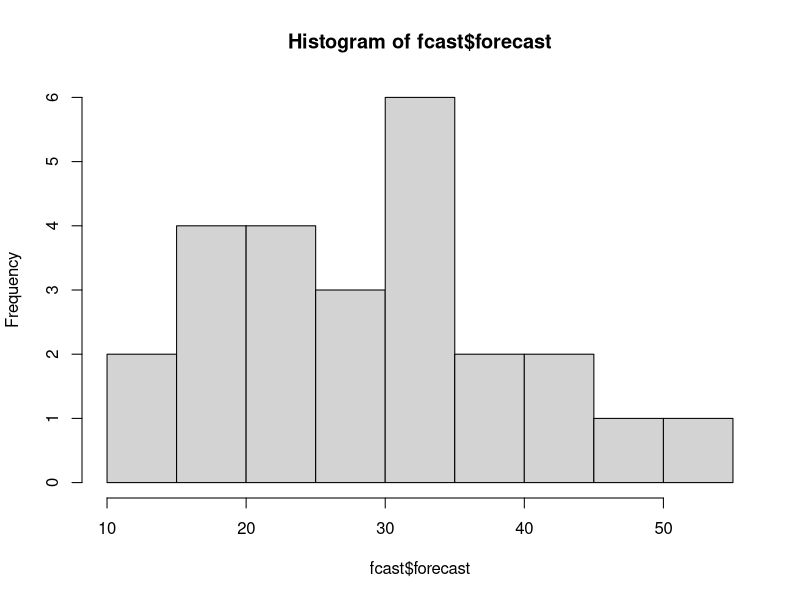
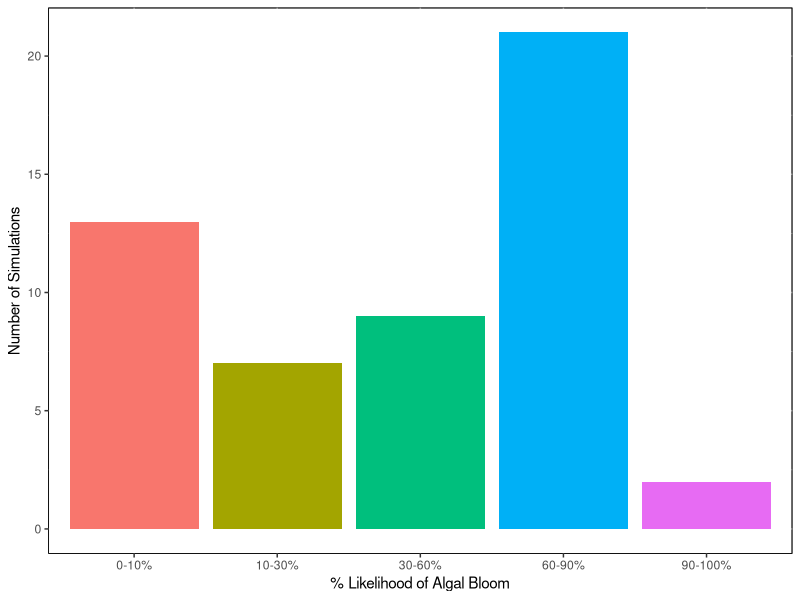
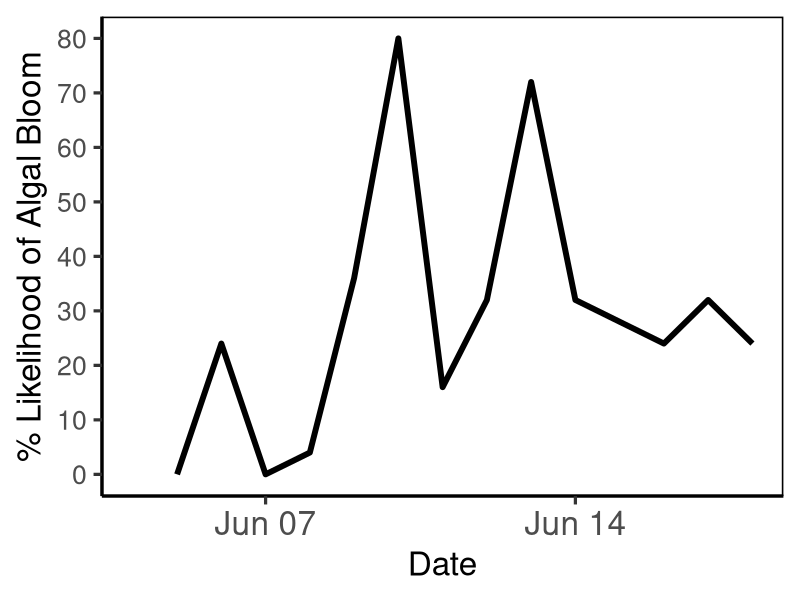

Reproduce these figures in R, in order. (Note: this script raises an error after producing the figures.)
library(tidyverse)

fcast <- read.csv("data/wq_forecasts/forecast_day2.csv")
fcast$date <- as.Date(fcast$date)

# metric forecast output, figure, bar graph
data <- data.frame(
  group=c('0-10%', '10-30%', '30-60%', '60-90%', '90-100%'),
  value=c(13,7,9,21,2)
)
# visualizing just the last horizon of the forecast
fcast <- fcast[15,]
fcast <- fcast %>% select(date, ens_1:ens_25) %>% 
  gather(key = ensemble, value = forecast, ens_1:ens_25)

# calculate percent of ensembles within certaint groups
hist(fcast$forecast)
# low, medium, high
# 

ggplot(data = data, aes(group, value, fill = group)) +
  geom_bar(stat = 'identity') +
#  labs(title = input$figure_title, caption = input$figure_caption) +
  ylab('Number of Simulations') +
  xlab('% Likelihood of Algal Bloom') +
  theme(legend.position = 'none',
        panel.background = element_rect(fill = NA, color = 'black'),
        panel.border = element_rect(color = 'black', fill = NA),
        plot.title = element_text(size = 25, hjust = 0.5),
        plot.caption = element_text(size = 15, hjust = 0))

# metric forecast output, figure, time series
#fcast <- read.csv("C:/Users/wwoel/Desktop/Project-EDDIE-shiny/module8/data/wq_forecasts/forecast_day2.csv")
fcast <- read.csv("data/wq_forecasts/forecast_day2.csv")
fcast$date <- as.Date(fcast$date)

fcast$percent_over_35 <- NA

for (i in 2:nrow(fcast)) {
number <-   length(which(fcast[i,6:30] > 35))
  fcast$percent_over_35[i] <- number/25*100
}

ggplot()+
  geom_line(data = fcast, aes(date, percent_over_35), size = 2) +
  scale_y_continuous(breaks = seq(0, 100, 10))+
  ylab("% Likelihood of Algal Bloom") +
  xlab("Date") +
  #  labs(title = paste0("Time Series leading up to June 18 Forecast \n", input$figure_title), caption = input$figure_caption) +
  theme_classic(base_size = 24) +
  theme(panel.border = element_rect(fill = NA, colour = "black"), 
        axis.text.x = element_text(size = 24),
        legend.position = 'none')


# raw forecast output, figure, bar graph (histogram)
# visualizing just the last horizon of the forecast
#fcast <- read.csv("C:/Users/wwoel/Desktop/Project-EDDIE-shiny/module8/data/wq_forecasts/forecast_day2.csv")
fcast$date <- as.Date(fcast$date)
fcast[,2:30] <- round(fcast[,2:30], digits = 2)
fcast <- fcast[,-c(31, 32, 33)]

# test stat calcs
summary(fcast[3,])
rowMeans(fcast[3,])
fcast_stats <- fcast[fcast$date == as.Date('2021-06-08'), ]
fcast_stats <- fcast_stats[,-1]
out_stat <- rowMeans(fcast_stats)
fcast_stats <- as.matrix(fcast_stats)
out_stat <- rowMins(fcast_stats)



# raw forecast output, figure, bar graph (histogram)
# visualizing just the last horizon of the forecast
fcast <- fcast[15,]
fcast <- fcast %>% select(date, ens_1:ens_25) %>% 
  gather(key = ensemble, value = forecast, ens_1:ens_25)

info <- hist(fcast$forecast)

data <- data.frame(
  breaks = info$breaks[1:length(info$breaks)-1],
  counts = as.vector(info$counts)
)
data$breaks <- as.factor(data$breaks)

ggplot(data = data, aes(breaks, counts, fill = breaks)) +
  geom_bar(stat = 'identity') +
  scale_fill_brewer(palette = 'Dark2', name = 'Frequency of Predicted Chl Concentration', 
                    label = c('0-15', '15-20', '20-25', '25-30', '30-35', '35-40', '40-45', '45-50')) +
  ylab('Number of Ensembles') +
  xlab('Predicted Algal Concentration (ug/L)') +
  #labs(title = paste0("June 18 Forecast \n", input$figure_title), caption = input$figure_caption) +
  theme(
        panel.background = element_rect(fill = NA, color = 'black'),
        panel.border = element_rect(color = 'black', fill = NA),
        plot.title = element_text(size = 25, hjust = 0.5),
        plot.caption = element_text(size = 15, hjust = 0))

# raw forecast output, figure, pie chart
data$counts <- as.factor(data$counts)
data$breaks <- as.factor(data$breaks)
ggplot(data, aes(x="", y=counts, fill=breaks)) +
  scale_fill_brewer(palette = 'YlOrBr', name = 'Bins of Predicted Chla (ug/L)') +
  geom_bar(stat="identity", width=1) +
  coord_polar("y", start=0) +
#  labs(title = input$figure_title, caption = input$figure_caption) +
  theme_void() # remove background, grid, numeric labels


# raw forecast output, number
fcast <- read.csv("data/wq_forecasts/forecast_day2.csv")
fcast$date <- as.Date(fcast$date)
fcast <- fcast[15,]

ggplot(data = fcast, aes(x = date, y = mean)) +
  geom_label(aes(label = paste0("The forecasted \n algal concentration is \n ", round(mean, 1), ' +/-', round(min, 1), ' ug/L'), x =date+ 0.5), size = 12) +
#  labs(title = input$figure_title, caption = input$figure_caption) +
  theme(legend.position = 'none',
        panel.background = element_rect(fill = NA, color = 'black'),
        panel.border = element_rect(color = 'black', fill = NA),
        axis.text = element_blank(),
        axis.title = element_blank(),
        axis.ticks = element_blank(),
        plot.title = element_text(size = 25, hjust = 0.5),
        plot.caption = element_text(size = 15, hjust = 0))

# raw forecast output, figure, time series
data <- read.csv("data/wq_forecasts/mock_chl_obs.csv")
data$date <- as.Date(data$date)
fcast <- read.csv("data/wq_forecasts/forecast_day2.csv")
fcast$date <- as.Date(fcast$date)

# confidence intervals
ggplot()+
  geom_line(data = fcast, aes(date, mean)) +
  scale_y_continuous(breaks = seq(0, 100, 10))+
  xlim(min(fcast$date)-7, max(fcast$date)) +
  geom_point(data = data[data$date<=min(fcast$date),], aes(date, obs_chl_ugl, color = cb_cols[2]), size = 4) +
  geom_ribbon(data = fcast, aes(date, ymin = min, ymax = max), fill = cb_cols[2], alpha = 0.3) +
  geom_vline(xintercept = as.Date(min(fcast$date)), linetype = "dashed") +
  geom_vline(xintercept = as.Date(date_of_event), color = 'grey44', size = 2) +
  #geom_label(data = day14, aes(Past, y, label = 'Past'), size = 12) +
  ylab("Chlorophyll-a (ug/L)") +
  xlab("Date") +
#  labs(title = paste0("Time Series leading up to June 18 Forecast \n", input$figure_title), caption = input$figure_caption) +
  theme_classic(base_size = 24) +
  theme(panel.border = element_rect(fill = NA, colour = "black"), 
        axis.text.x = element_text(size = 24),
        legend.position = 'none')

# ensemble lines


conditionalPanel("input.metric_raw=='raw forecast output' && input.raw_comm_type=='figure' && input.raw_plot_options=='time series",
                 radioButtons('ts_line_type', 'Select how you want to visualize the forecast ensembles',
                              choices = c('Line', 'Distribution')))
fcast <- read.csv("data/wq_forecasts/forecast_day2.csv")
fcast$date <- as.Date(fcast$date)
fcast <- fcast %>% select(-Past, - Future, -y)
fcast <- fcast %>% select(date, ens_1:ens_25) %>% 
  gather(key = ensemble, value = forecast, ens_1:ens_25, -date)

raw_fig_ts_ens <- ggplot()+
  geom_line(data = fcast, aes(date, forecast, group = ensemble)) +
  scale_y_continuous(breaks = seq(0, 100, 10))+
  xlim(min(fcast$date)-7, max(fcast$date)) +
  geom_point(data = data[data$date<=min(fcast$date),], aes(date, obs_chl_ugl, color = cb_cols[2]), size = 4) +
  geom_vline(xintercept = as.Date(min(fcast$date)), linetype = "dashed") +
  geom_vline(xintercept = as.Date(date_of_event), color = 'grey44', size = 2) +
  #geom_label(data = day14, aes(Past, y, label = 'Past'), size = 12) +
  ylab("Chlorophyll-a (ug/L)") +
  xlab("Date") +
  #  labs(title = paste0("Time Series leading up to June 18 Forecast \n", input$figure_title), caption = input$figure_caption) +
  theme_classic(base_size = 24) +
  theme(panel.border = element_rect(fill = NA, colour = "black"), 
        axis.text.x = element_text(size = 24),
        legend.position = 'none')

# work on legend for decision figures
#fcast <- read.csv("C:/Users/wwoel/Desktop/Project-EDDIE-shiny/module8/data/wq_forecasts/forecast_day2.csv")
fcast$date <- as.Date(fcast$date)
fcast[,2:30] <- round(fcast[,2:30], digits = 2)
fcast <- fcast[,-c(31, 32, 33)]

#data <- read.csv("C:/Users/wwoel/Desktop/Project-EDDIE-shiny/module8/data/wq_forecasts/mock_chl_obs.csv")
data$date <- as.Date(data$date)

ggplot()+
  geom_line(data = fcast, aes(date, mean)) +
  scale_y_continuous(breaks = seq(0, 100, 10))+
  xlim(min(fcast$date)-7, max(fcast$date)) +
  geom_point(data = data[data$date<=min(fcast$date),], aes(date, obs_chl_ugl, color = l.cols[6]), size = 4) +
  geom_vline(xintercept = as.numeric(min(fcast$date)), linetype = "dashed") +
  geom_vline(xintercept = as.numeric(date_of_event), color = 'grey44', size = 2) +
  #geom_label(data = day14, aes(Past, y, label = 'Past'), size = 12) +
  ylab("Chlorophyll-a (ug/L)") +
  xlab("Date") +
  theme_classic(base_size = 24) +
  theme(panel.border = element_rect(fill = NA, colour = "black"), 
        axis.text.x = element_text(size = 24))


# final plot of all forecasts fo decision activity
setwd("C:/Users/wwoel/Desktop/Project-EDDIE-shiny/module8/")
date_of_event <- as.Date('2021-06-06')
data <- read.csv("./data/wq_forecasts/mock_chl_obs.csv")
data$date <- as.Date(data$date)
data <- data[data$date<date_of_event,]

fcast_14 <- read.csv("./data/wq_forecasts/forecast_day14.csv")
fcast_14$date <- as.Date(fcast_14$date)
fcast_10 <- read.csv("./data/wq_forecasts/forecast_day10.csv")
fcast_10$date <- as.Date(fcast_10$date)
fcast_10 <- fcast_10[fcast_10$date<=date_of_event+2,]
fcast_7 <- read.csv("./data/wq_forecasts/forecast_day7.csv")
fcast_7$date <- as.Date(fcast_7$date)
fcast_7 <- fcast_7[fcast_7$date<=date_of_event+2,]
fcast_2 <- read.csv("./data/wq_forecasts/forecast_day2.csv")
fcast_2$date <- as.Date(fcast_2$date)
fcast_2 <- fcast_2[fcast_2$date<=date_of_event+2,]
cols <- RColorBrewer::brewer.pal(8, "Dark2")
l.cols <- RColorBrewer::brewer.pal(8, "Set2")[-c(1, 2)]

ggplot() +
  xlim(min(data$date), date_of_event + 2) +
  geom_ribbon(data = fcast_14, aes(date, ymin = min, ymax = max, fill = "14-day"), alpha = 0.8) +
  geom_line(data = fcast_14, aes(date, mean, color = "14-day mean")) + #B2DF8A
  geom_ribbon(data = fcast_10, aes(date, ymin = min, ymax = max, fill = "10-day"), alpha = 0.7) +
  geom_line(data = fcast_10, aes(date, mean,  color = "10-day mean")) + #A6CEE3
  geom_ribbon(data = fcast_7, aes(date, ymin = min, ymax = max, fill = "7-day"), alpha = 0.7) +
  geom_line(data = fcast_7, aes(date, mean, color = "7-day mean")) + # 33A02C
  geom_ribbon(data = fcast_2, aes(date, ymin = min, ymax = max, fill = "2-day"), alpha = 0.6) +
  geom_line(data = fcast_2, aes(date, mean, color = "2-day mean")) + # FB9A99
  scale_y_continuous(breaks = seq(0, 100, 10))+
  scale_color_manual(values = c("14-day mean" = cols[1], "10-day mean" = cols[5], "7-day mean" = cols[3], "2-day mean" = cols[4], "Obs" = cols[6])) +
  scale_fill_manual(values = c("14-day" = cols[1], "10-day" = cols[5], "7-day" = cols[3], "2-day" = cols[4])) +
  geom_point(data = data, aes(date, obs_chl_ugl, color = "Obs"), size = 2.5) +
  geom_vline(xintercept = as.numeric(date_of_event), color = 'grey44', size = 1.3) +
  ylab("Chlorophyll-a (ug/L)") +
  xlab("Date") +
  theme_classic(base_size = 24) +
  theme(panel.border = element_rect(fill = NA, colour = "black"), 
        axis.text.x = element_text(size = 24),
        legend.text = element_text(size = 15),
        legend.title = element_text(size = 16))

# decision plot
ggplot()+
  geom_line(data = fcast, aes(date, mean, color = "Forecast Mean")) +
  scale_y_continuous(breaks = seq(0, 100, 10))+
  xlim(min(fcast$date)-7, max(fcast$date)) +
  geom_point(data = data[data$date<=min(fcast$date),], aes(date, obs_chl_ugl, color = "Obs"), size = 4) +
  geom_vline(xintercept = as.numeric(min(fcast$date)), linetype = "dashed") +
  geom_vline(xintercept = as.numeric(date_of_event), color = 'grey44', size = 1.2) +
  #geom_label(data = day14, aes(Past, y, label = 'Past'), size = 12) +
  scale_color_manual(name = "", values = c("Obs" = l.cols[2], 'Forecast Mean' = 'black'))+
  ylab("Chlorophyll-a (ug/L)") +
  xlab("Date") +
  theme_classic(base_size = 24) +
  theme(panel.border = element_rect(fill = NA, colour = "black"), 
        axis.text.x = element_text(size = 24))


# decision with and without uncertainty
data <- data.frame(
  day = c(as.Date('2021-05-23'), as.Date('2021-05-30'), as.Date('2021-06-04')),
  choice_noUC = NA,
  choice_withUC = NA,
  binary_noUC = NA,
  binary_withUC = NA)

data$choice_noUC <- c('Decision_Day14',
                      'Decision_Day7',
                      'Decision_Day2')
data$choice_withUC <- c('Decision_Day14_UC',
                        'Decision_Day7_UC',
                        'Decision_Day2_UC')

data$binary_noUC <- c(0, 1, 1)
data$binary_withUC <- c(0.9, 0.1, 0.9)

ggplot(data = data) +
  geom_point(aes(x = day, y = binary_noUC, color = "Without Uncertainty", position = 'jitter'), size = 4) +
  geom_point(aes(x = day, y = binary_withUC, color = "With Uncertainty", position = 'jitter'), size = 4) +
  scale_y_continuous(breaks = c(0, 1), labels = c('Cancel', 'Continue')) +
  ylab("Decision") +
  xlab("Date") +
  scale_x_date(breaks = c(as.Date('2021-05-23'), as.Date('2021-05-27'), as.Date('2021-05-30'), as.Date('2021-06-04')), date_labels = '%b %d') +
  scale_color_manual(name = "", values = c("Without Uncertainty" = cols[5], "With Uncertainty" = cols[3]))+
  theme_classic(base_size = 15) +
  theme(panel.border = element_rect(fill = NA, colour = "black"), 
        axis.text = element_text(size = 10),
        axis.text.y = element_text(angle = 90, hjust = 0.7))
